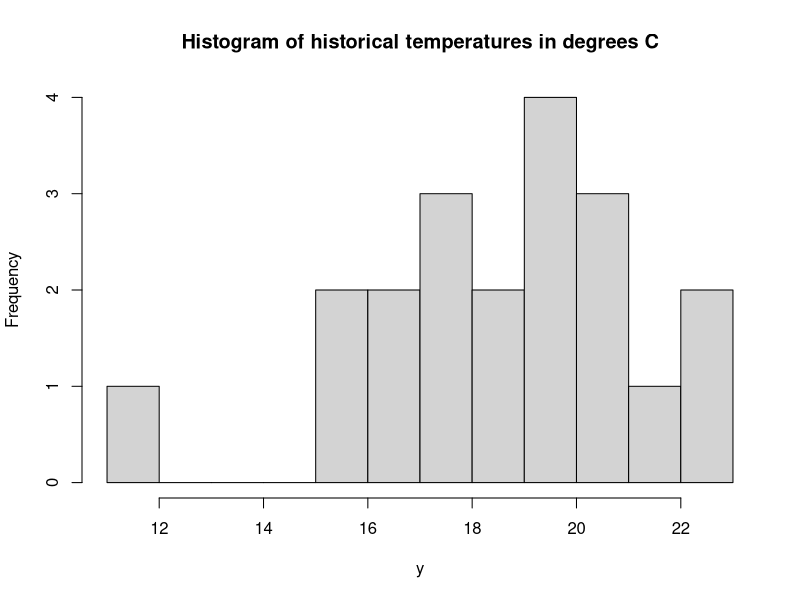
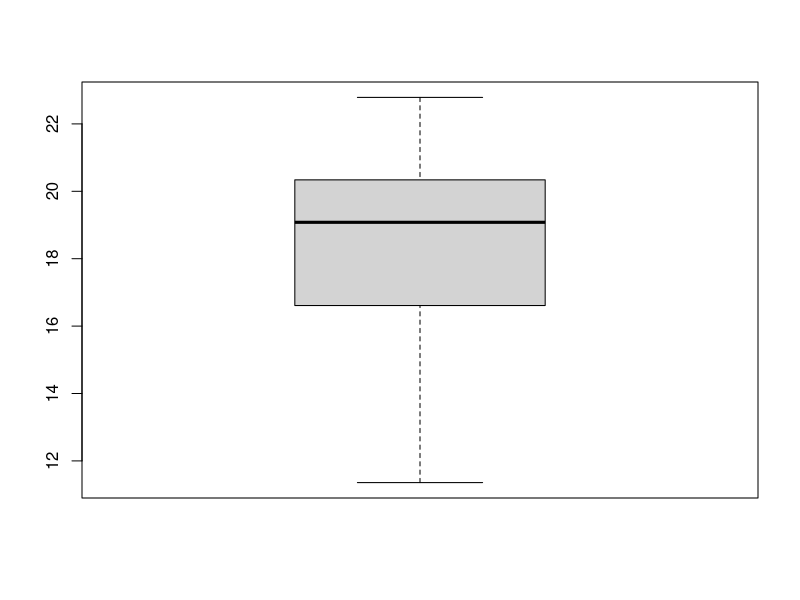
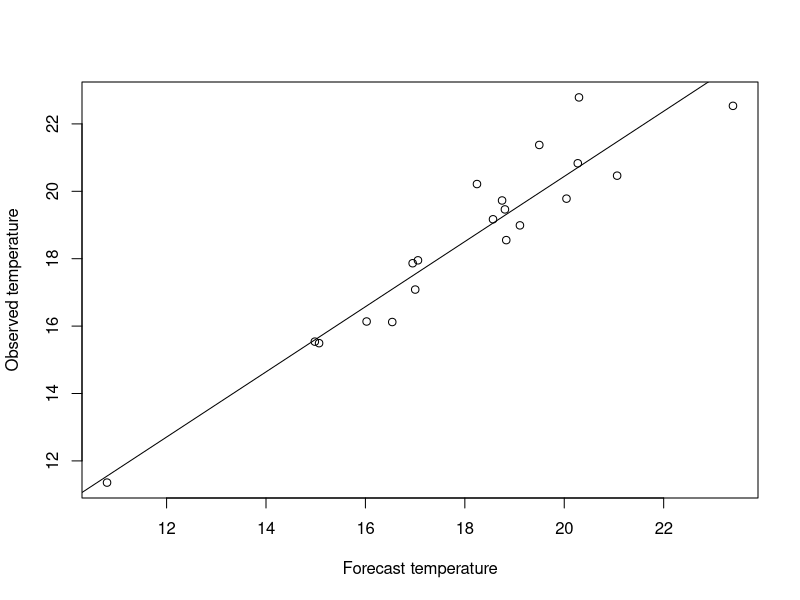
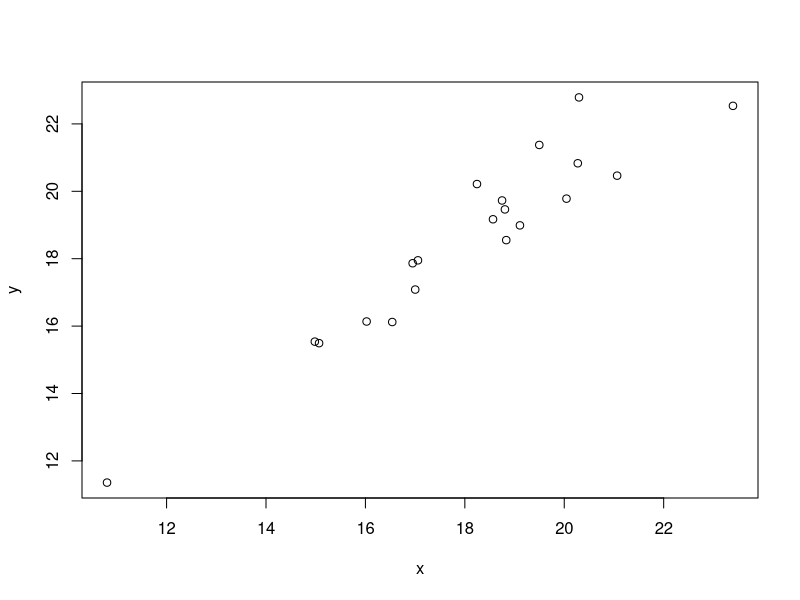
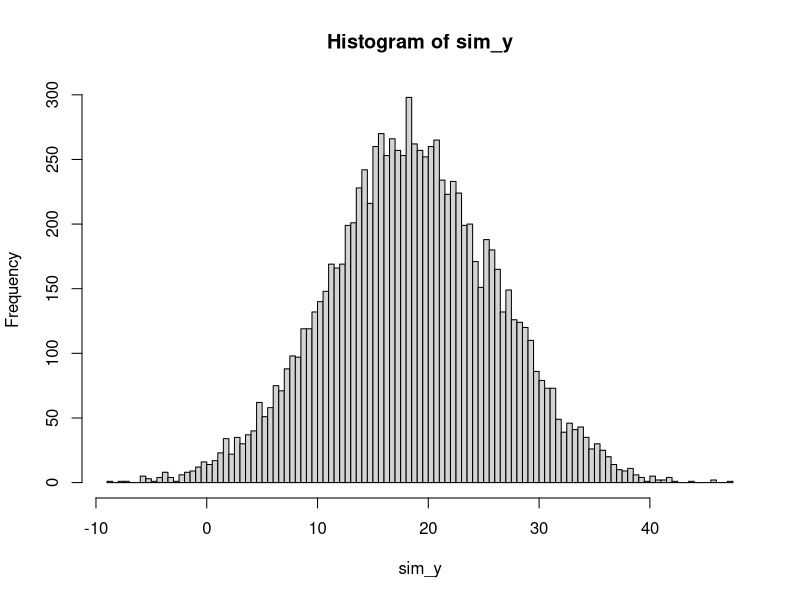

Write R code to recreate these figures, in order.
## ---- chunk 1
set.seed(1)       # Keeps random data from changing each time the code is run

theta <-  18      # True long-run average temp
sigma  <-  3      # True stnd dev of temp around this mean
n      <- 20      # number of simulated historical data points

y <- rnorm(n,theta,sigma)
## ---- chunk 2
print(y)
## ---- chunk 3
hist(y, breaks = 10, main = "Histogram of historical temperatures in degrees C")
## ---- chunk 4
boxplot(y)
## ---- chunk 5
theta_hat <- mean(y)         # Sample mean

epsilon_hat <- y-theta_hat   # Model residuals

ssr <- sum(epsilon_hat^2)    # Sum of squared residuals

sigma_hat <- ssr/(n-1)       # Estimated standard error

print(theta_hat)

print(sigma_hat)
## ---- chunk 6
forecast_bias <- -0.5
forecast_std_error <- 1

forecast_errors <- rnorm(n,mean = forecast_bias,sd = forecast_std_error)

x <- y + forecast_errors

linear_model <- lm(y~x)

plot(x,y, xlab = "Forecast temperature", ylab = "Observed temperature")
abline(linear_model)
## ---- chunk 7
plot(x,y)
## ---- chunk 8
sim_y <- rnorm(10000, theta_hat, sigma_hat)

hist(sim_y, breaks = 100)
